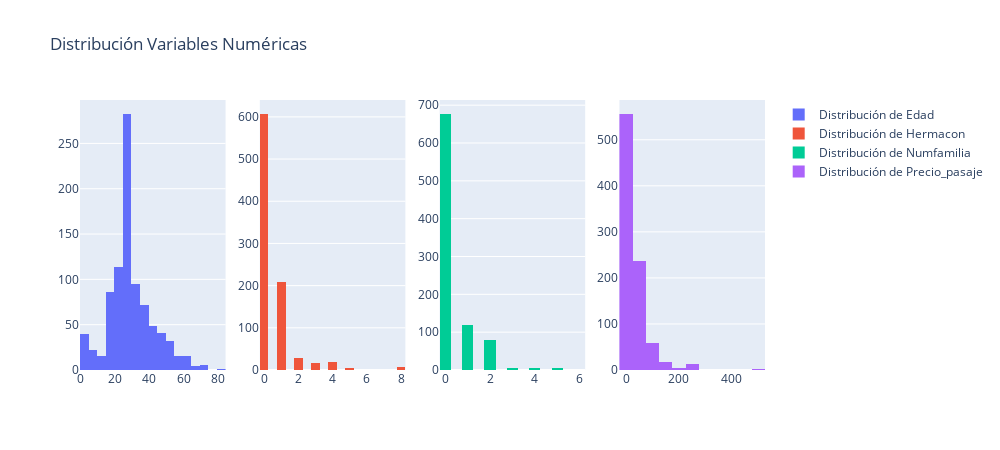

The code cell stored with this chart in its notebook:
### Code cell
# gráficamos las variables numéricas

fig = make_subplots(rows=1, cols=4)

for i, col in enumerate(df_num):
    fig.add_trace(go.Histogram(x=df[col], nbinsx=20, name=f'Distribución de {col}'), row=1, col=i+1 )

fig.update_layout(height=450, width=1000, title_text="Distribución Variables Numéricas", showlegend=True)
fig.show()

### Figure 1 — Plotly figure (JSON) as saved in the notebook; plotly's stock layout.template omitted (floating-point values rounded to 4 significant figures; data arrays with more than 128 entries replaced by an {"elided": "..."} marker saying what was removed)
{"data": [{"name": "Distribución de Edad", "nbinsx": 20, "type": "histogram", "x": {"elided": "891 int values"}, "xaxis": "x", "yaxis": "y"}, {"name": "Distribución de Hermacon", "nbinsx": 20, "type": "histogram", "x": {"elided": "891 int values"}, "xaxis": "x2", "yaxis": "y2"}, {"name": "Distribución de Numfamilia", "nbinsx": 20, "type": "histogram", "x": {"elided": "891 int values"}, "xaxis": "x3", "yaxis": "y3"}, {"name": "Distribución de Precio_pasaje", "nbinsx": 20, "type": "histogram", "x": {"elided": "891 float values"}, "xaxis": "x4", "yaxis": "y4"}], "layout": {"height": 450, "showlegend": true, "title": {"text": "Distribución Variables Numéricas"}, "width": 1000, "xaxis": {"anchor": "y", "domain": [0, 0.2125]}, "xaxis2": {"anchor": "y2", "domain": [0.2625, 0.475]}, "xaxis3": {"anchor": "y3", "domain": [0.525, 0.7375]}, "xaxis4": {"anchor": "y4", "domain": [0.7875, 1]}, "yaxis": {"anchor": "x", "domain": [0, 1]}, "yaxis2": {"anchor": "x2", "domain": [0, 1]}, "yaxis3": {"anchor": "x3", "domain": [0, 1]}, "yaxis4": {"anchor": "x4", "domain": [0, 1]}}}
